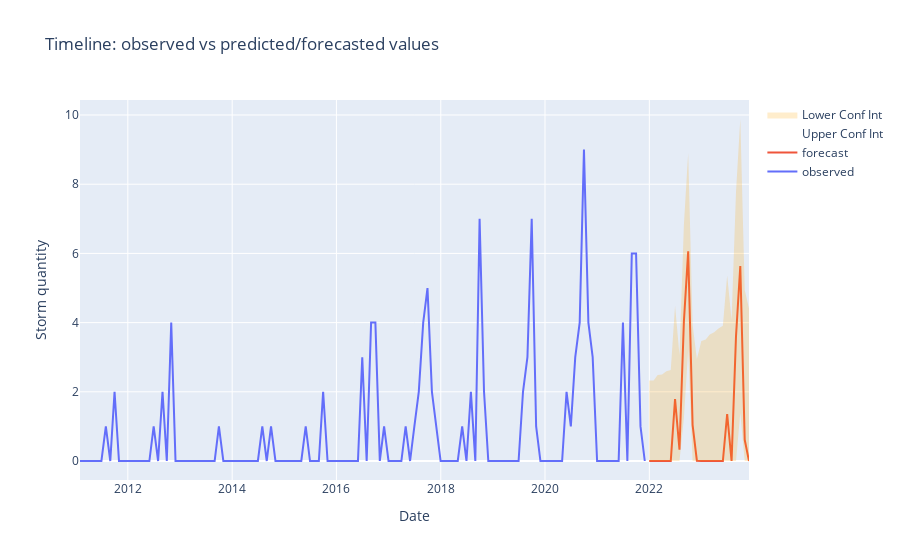

The notebook cell saved with this chart:
### Code cell
plot_forecast_prediction_plotly(tropical_depression_2011, mean_forecast_s_depression,
                         lower_s_limits_forecast, upper_s_limits_forecast)

### Figure 1 — Plotly figure (JSON) as saved in the notebook; plotly's stock layout.template omitted (floating-point values rounded to 4 significant figures; data arrays with more than 128 entries replaced by an {"elided": "..."} marker saying what was removed)
{"data": [{"mode": "lines", "name": "observed", "type": "scatter", "x": {"elided": "131 str values"}, "y": {"elided": "131 int values"}}, {"mode": "lines", "name": "forecast", "type": "scatter", "x": ["2021-12-31T00:00:00", "2022-01-31T00:00:00", "2022-02-28T00:00:00", "2022-03-31T00:00:00", "2022-04-30T00:00:00", "2022-05-31T00:00:00", "2022-06-30T00:00:00", "2022-07-31T00:00:00", "2022-08-31T00:00:00", "2022-09-30T00:00:00", "2022-10-31T00:00:00", "2022-11-30T00:00:00", "2022-12-31T00:00:00", "2023-01-31T00:00:00", "2023-02-28T00:00:00", "2023-03-31T00:00:00", "2023-04-30T00:00:00", "2023-05-31T00:00:00", "2023-06-30T00:00:00", "2023-07-31T00:00:00", "2023-08-31T00:00:00", "2023-09-30T00:00:00", "2023-10-31T00:00:00", "2023-11-30T00:00:00"], "y": [0, 0, 0, 0, 0, 0, 1.793, 0.3246, 4.037, 6.058, 1.039, 0.008467, 0, 0, 0, 0, 0, 0, 1.359, 0, 3.609, 5.637, 0.613, 0]}, {"line": {"color": "rgba(0, 0, 0, 0)"}, "mode": "lines", "name": "Upper Conf Int", "type": "scatter", "x": ["2021-12-31T00:00:00", "2022-01-31T00:00:00", "2022-02-28T00:00:00", "2022-03-31T00:00:00", "2022-04-30T00:00:00", "2022-05-31T00:00:00", "2022-06-30T00:00:00", "2022-07-31T00:00:00", "2022-08-31T00:00:00", "2022-09-30T00:00:00", "2022-10-31T00:00:00", "2022-11-30T00:00:00", "2022-12-31T00:00:00", "2023-01-31T00:00:00", "2023-02-28T00:00:00", "2023-03-31T00:00:00", "2023-04-30T00:00:00", "2023-05-31T00:00:00", "2023-06-30T00:00:00", "2023-07-31T00:00:00", "2023-08-31T00:00:00", "2023-09-30T00:00:00", "2023-10-31T00:00:00", "2023-11-30T00:00:00"], "y": [2.33, 2.33, 2.482, 2.503, 2.591, 2.628, 4.487, 3.063, 6.832, 8.9, 3.932, 2.949, 3.467, 3.51, 3.653, 3.721, 3.83, 3.908, 5.361, 4.082, 7.777, 9.885, 4.942, 4.407]}, {"fill": "tonexty", "fillcolor": "rgba(255,165,0,0.2)", "line": {"color": "rgba(0, 0, 0, 0)"}, "name": "Lower Conf Int", "type": "scatter", "x": ["2021-12-31T00:00:00", "2022-01-31T00:00:00", "2022-02-28T00:00:00", "2022-03-31T00:00:00", "2022-04-30T00:00:00", "2022-05-31T00:00:00", "2022-06-30T00:00:00", "2022-07-31T00:00:00", "2022-08-31T00:00:00", "2022-09-30T00:00:00", "2022-10-31T00:00:00", "2022-11-30T00:00:00", "2022-12-31T00:00:00", "2023-01-31T00:00:00", "2023-02-28T00:00:00", "2023-03-31T00:00:00", "2023-04-30T00:00:00", "2023-05-31T00:00:00", "2023-06-30T00:00:00", "2023-07-31T00:00:00", "2023-08-31T00:00:00", "2023-09-30T00:00:00", "2023-10-31T00:00:00", "2023-11-30T00:00:00"], "y": [0, 0, 0, 0, 0, 0, 0, 0, 1.242, 3.217, 0, 0, 0, 0, 0, 0, 0, 0, 0, 0, 0, 1.389, 0, 0]}], "layout": {"autosize": true, "title": {"text": "Timeline: observed vs predicted/forecasted values"}, "xaxis": {"autorange": true, "range": ["2011-01-31", "2023-11-30"], "title": {"text": "Date"}, "type": "date"}, "yaxis": {"autorange": true, "range": [-0.5491, 10.43], "title": {"text": "Storm quantity"}, "type": "linear"}}}
